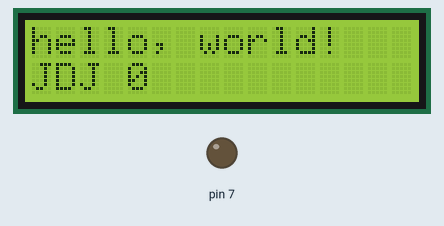
A program run on a simulated Arduino Uno, built with avr-gcc and run on an emulated ATmega328P. Shown: 16×2 character LCD, output pins drawn as LEDs (lit = HIGH).

Above: at 0.1 s.
At 4.1 s:
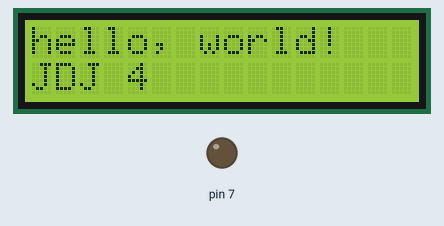
At 9.1 s:
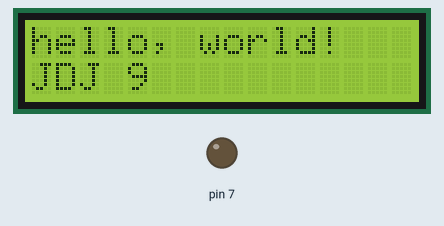
At 19.1 s:
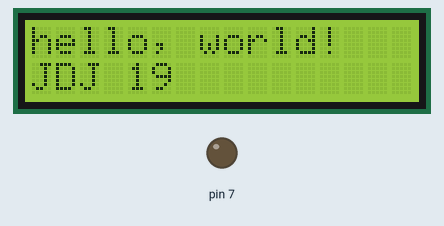
At 29.1 s:
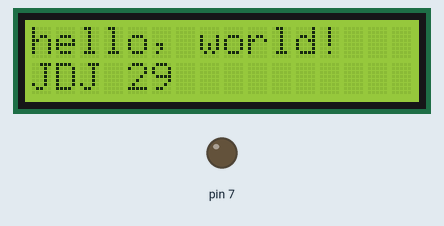
At 39.1 s:
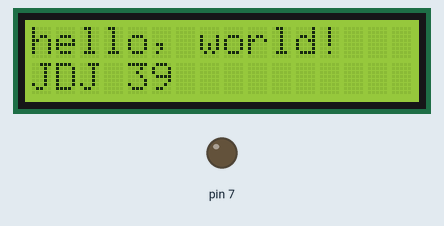

The program:

main.cpp
```cpp
/*
 * @Author: MIngya jin2899042558@163.com
 * @Date: 2024-05-05 23:00:42
 * @LastEditors: MIngya jin2899042558@163.com
 * @LastEditTime: 2024-05-13 20:09:33
 * @FilePath: \Codingc:\Users\ASUS\Documents\PlatformIO\Projects\LCD_HelloWorld\src\main.cpp
 * @Description: 这是默认设置,请设置`customMade`, 打开koroFileHeader查看配置 进行设置: https://github.com/OBKoro1/koro1FileHeader/wiki/%E9%85%8D%E7%BD%AE
*/
#include<LiquidCrystal.h>
#include<Arduino.h>

// initialize the library by associating any needed LCD interface pin
// with the arduino pin number it is connected to
const int rs = 12, en = 11, d4 = 5, d5 = 4, d6 = 3, d7 = 2;
LiquidCrystal lcd(rs, en, d4, d5, d6, d7);

void setup() {
  pinMode(7,OUTPUT);
  analogWrite(7,10);
  // set up the LCD's number of columns and rows:
  lcd.begin(16, 2);
  // Print a message to the LCD.
  lcd.print("hello, world!");
}

void loop() {
  // set the cursor to column 0, line 1
  // (note: line 1 is the second row, since counting begins with 0):
  lcd.setCursor(0, 1);
  lcd.print("JDJ");
  lcd.setCursor(4, 1);
  // print the number of seconds since reset:
  lcd.print(millis() / 1000);
}
```

Measured:
- what the display in image 1 shows lasts 1.0 s, from 4.0 s to 5.0 s
